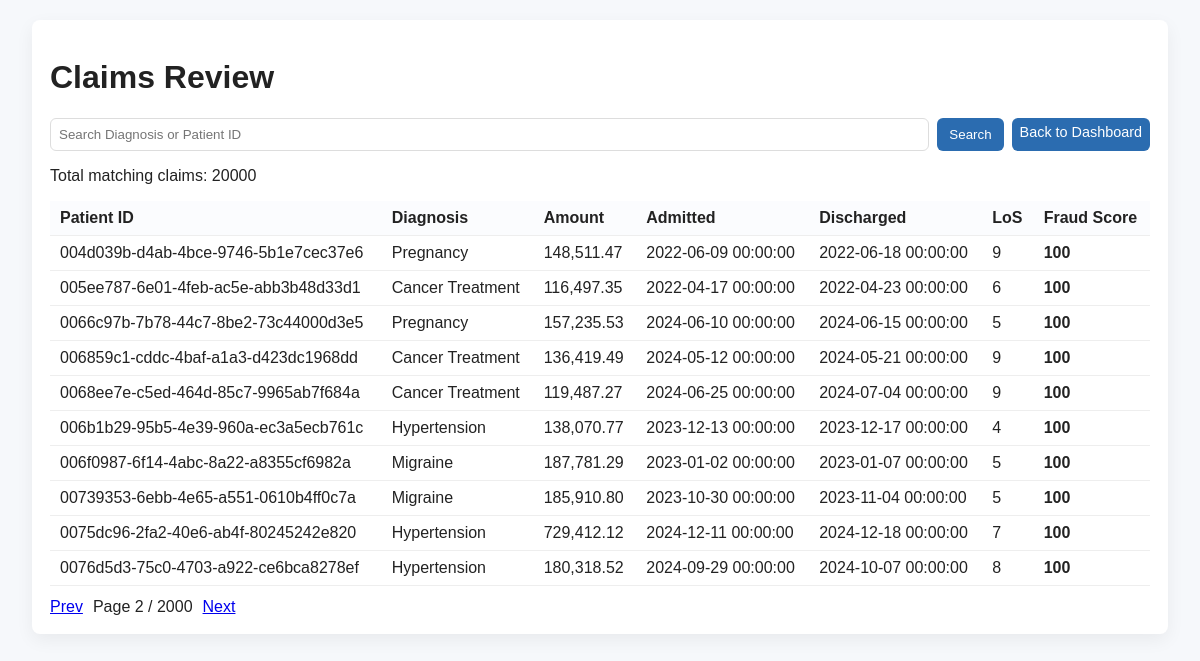
Page /claims?q=&page=2 on the committed database.
### tables this page shows
CREATE TABLE "claims" (
"patient_id" TEXT,
  "age" INTEGER,
  "gender" TEXT,
  "date_admitted" TIMESTAMP,
  "date_discharged" TIMESTAMP,
  "diagnosis" TEXT,
  "amount_billed" REAL,
  "length_of_stay" INTEGER,
  "age_risk" REAL,
  "stay_penalty" REAL,
  "fraud_score" INTEGER
);

### app.py (the view)
@app.route("/claims")
def claims():
    q = request.args.get("q", "").strip()
    page = max(1, int(request.args.get("page", 1)))
    offset = (page - 1) * PER_PAGE
    db = get_db()
    base_sql = "SELECT * FROM claims"
    params = []
    where = ""
    if q:
        where = " WHERE diagnosis LIKE ? OR patient_id LIKE ?"
        params.extend([f"%{q}%", f"%{q}%"])
    count_sql = f"SELECT COUNT(*) as cnt FROM claims{where}"
    total = db.execute(count_sql, params).fetchone()["cnt"]
    sql = base_sql + where + " ORDER BY fraud_score DESC LIMIT ? OFFSET ?"
    params.extend([PER_PAGE, offset])
    rows = db.execute(sql, params).fetchall()
    total_pages = max(1, math.ceil(total / PER_PAGE))
    return render_template("claims.html",
                           claims=rows,
                           q=q,
                           page=page,
                           total_pages=total_pages,
                           total=total)

### app.py (called while the page is built)
def get_db():
    db = getattr(g, "_db", None)
    if db is None:
        if not DB_PATH.exists():
            raise RuntimeError("Database not found. Run load_data.py first.")
        db = sqlite3.connect(str(DB_PATH))
        db.row_factory = sqlite3.Row
        g._db = db
    return db

### templates/claims.html (shortened to what this page needs)
<!doctype html>
<html>
<head>
  <link rel="stylesheet" href="{{ url_for('static', filename='styles.css') }}">
</head>
<body>
  <div class="container">
    <h1>Claims Review</h1>
    <form method="get" action="{{ url_for('claims') }}" class="search-form">
      <input type="text" name="q" value="{{ q }}" placeholder="Search Diagnosis or Patient ID">
      <button type="submit">Search</button>
      <a href="{{ url_for('index') }}" class="btn small">Back to Dashboard</a>
    </form>
    <p>Total matching claims: {{ total }}</p>
    <table class="claims-table">
      <thead>
        <tr>
          <th>Patient ID</th>
          <th>Diagnosis</th>
          <th>Amount</th>
          <th>Admitted</th>
          <th>Discharged</th>
          <th>LoS</th>
          <th>Fraud Score</th>
        </tr>
      </thead>
      <tbody>
        {% for r in claims %}
        <tr>
          <td>{{ r['patient_id'] }}</td>
          <td>{{ r['diagnosis'] }}</td>
          <td>{{ "{:,.2f}".format(r['amount_billed']) }}</td>
          <td>{{ r['date_admitted'] }}</td>
          <td>{{ r['date_discharged'] }}</td>
          <td>{{ r['length_of_stay'] }}</td>
          <td><strong>{{ r['fraud_score'] }}</strong></td>
        </tr>
        {% endfor %}
      </tbody>
    </table>
    <div class="pagination">
      {% if page > 1 %}
        <a href="{{ url_for('claims', q=q, page=page-1) }}">Prev</a>
      {% endif %}
      <span>Page {{ page }} / {{ total_pages }}</span>
      {% if page < total_pages %}
        <a href="{{ url_for('claims', q=q, page=page+1) }}">Next</a>
      {% endif %}
    </div>
  </div>
</body>
</html>

### static/styles.css (style rules this page uses)
body { font-family: Arial, sans-serif; background:#f6f8fb; color:#222; margin:0; padding:20px; }
.container { max-width:1100px; margin:0 auto; background:#fff; padding:18px; border-radius:8px; box-shadow:0 6px 18px rgba(0,0,0,0.06); }
.btn { display:inline-block; background:#2b6cb0; color:#fff; padding:8px 12px; border-radius:6px; text-decoration:none; }
.btn.small { padding:6px 8px; font-size:0.9rem; }
.search-form { display:flex; gap:8px; margin-bottom:12px; }
.search-form input { flex:1; padding:8px; border-radius:6px; border:1px solid #ddd; }
.search-form button { padding:8px 12px; border-radius:6px; border:none; background:#2b6cb0; color:#fff; }
.claims-table { width:100%; border-collapse:collapse; margin-top:8px; }
.claims-table th, .claims-table td { padding:8px 10px; border-bottom:1px solid #eee; text-align:left; }
.claims-table th { background:#fbfcfe; position:sticky; top:0; }
.pagination { margin-top:12px; display:flex; gap:10px; align-items:center; }

### rows in the picture
claims: patient_id "004d039b-d4ab-4bce-9746-5b1e7cec37e6", diagnosis "Pregnancy", amount_billed "148,511.47", date_admitted "2022-06-09 00:00:00", date_discharged "2022-06-18 00:00:00", length_of_stay "9", fraud_score "100"
claims: patient_id "005ee787-6e01-4feb-ac5e-abb3b48d33d1", diagnosis "Cancer Treatment", amount_billed "116,497.35", date_admitted "2022-04-17 00:00:00", date_discharged "2022-04-23 00:00:00", length_of_stay "6", fraud_score "100"
claims: patient_id "0066c97b-7b78-44c7-8be2-73c44000d3e5", diagnosis "Pregnancy", amount_billed "157,235.53", date_admitted "2024-06-10 00:00:00", date_discharged "2024-06-15 00:00:00", length_of_stay "5", fraud_score "100"
claims: patient_id "006859c1-cddc-4baf-a1a3-d423dc1968dd", diagnosis "Cancer Treatment", amount_billed "136,419.49", date_admitted "2024-05-12 00:00:00", date_discharged "2024-05-21 00:00:00", length_of_stay "9", fraud_score "100"
claims: patient_id "0068ee7e-c5ed-464d-85c7-9965ab7f684a", diagnosis "Cancer Treatment", amount_billed "119,487.27", date_admitted "2024-06-25 00:00:00", date_discharged "2024-07-04 00:00:00", length_of_stay "9", fraud_score "100"
claims: patient_id "006b1b29-95b5-4e39-960a-ec3a5ecb761c", diagnosis "Hypertension", amount_billed "138,070.77", date_admitted "2023-12-13 00:00:00", date_discharged "2023-12-17 00:00:00", length_of_stay "4", fraud_score "100"
claims: patient_id "006f0987-6f14-4abc-8a22-a8355cf6982a", diagnosis "Migraine", amount_billed "187,781.29", date_admitted "2023-01-02 00:00:00", date_discharged "2023-01-07 00:00:00", length_of_stay "5", fraud_score "100"
claims: patient_id "00739353-6ebb-4e65-a551-0610b4ff0c7a", diagnosis "Migraine", amount_billed "185,910.80", date_admitted "2023-10-30 00:00:00", date_discharged "2023-11-04 00:00:00", length_of_stay "5", fraud_score "100"
claims: patient_id "0075dc96-2fa2-40e6-ab4f-80245242e820", diagnosis "Hypertension", amount_billed "729,412.12", date_admitted "2024-12-11 00:00:00", date_discharged "2024-12-18 00:00:00", length_of_stay "7", fraud_score "100"
claims: patient_id "0076d5d3-75c0-4703-a922-ce6bca8278ef", diagnosis "Hypertension", amount_billed "180,318.52", date_admitted "2024-09-29 00:00:00", date_discharged "2024-10-07 00:00:00", length_of_stay "8", fraud_score "100"

### other values in the picture
{{ total }} "20000"
{{ page }} "2"
{{ total_pages }} "2000"
